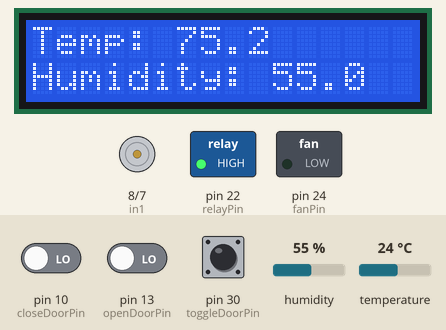
This sketch was run on a simulated Arduino Mega 2560, built with avr-gcc and run on an emulated ATmega2560. Parts: 16×2 character LCD, motor-driver pin pairs drawn as motors (green arrow = first pin HIGH = forward, orange = second pin HIGH = backward, longer = more drive, scaled by the enable pin), switched loads named in the sketch (green lamp = pin HIGH). Inputs (shaded band) come from the test bench; at power-on: humidity 55 %, temperature 24 °C, pin 30 (toggleDoorPin) LOW, pin 10 (closeDoorPin) LOW, pin 13 (openDoorPin) LOW. What the sketch prints to the serial monitor is not drawn.

Above: at 1.2 s.
1.3 s: humidity set to 41 %
At 2.3 s:
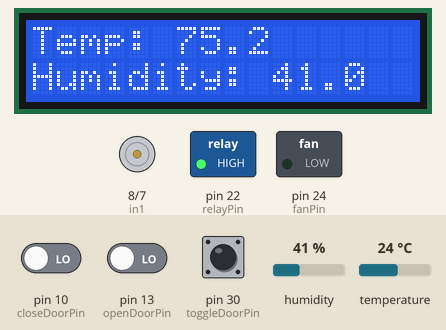
2.8 s: humidity set to 38 %
At 3.4 s:
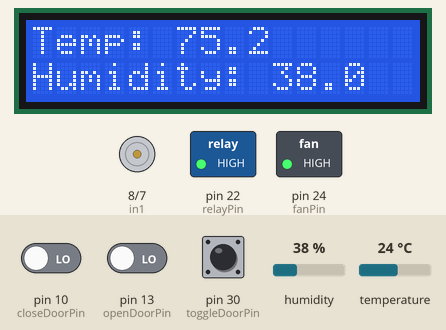
4.3 s: temperature set to 20 °C
At 5.5 s:
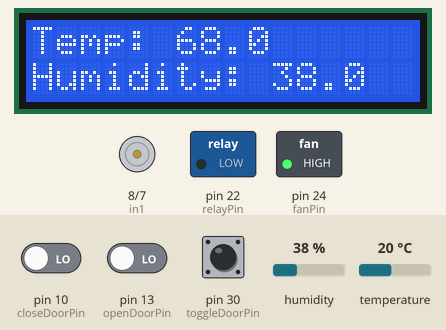
5.8 s: humidity set to 40 %
At 6.7 s:
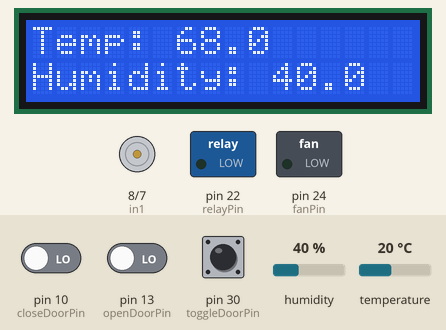
7.3 s: pin 30 (toggleDoorPin) pulsed HIGH 2 times (0.12 s each, 0.3 s apart)
At 9.0 s:
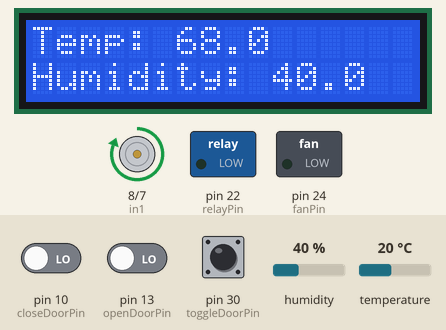
9.4 s: temperature set to 28 °C
At 10.8 s:
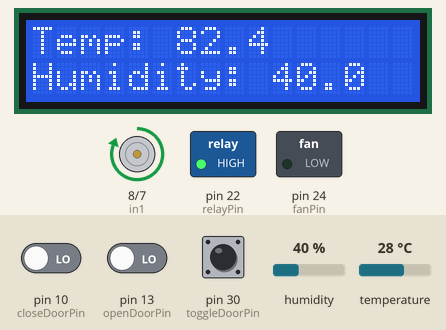
Timing chart, 0 to 11.9 s (numbered marks = the images above; inputs shaded):
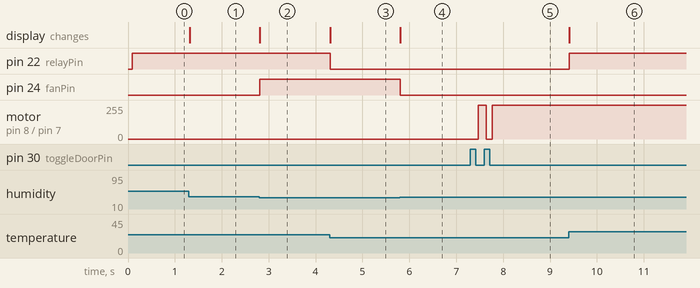

The sketch:

chicken_coop.ino
```cpp
#include <dht.h>
#include <TimeLib.h>
#include <LiquidCrystal.h>

// Init the LCD
LiquidCrystal lcd(12, 11, 5, 4, 3, 2);

// For TimeSerial
#define TIME_HEADER  "T"   // Header tag for serial time sync message
#define TIME_REQUEST  7    // ASCII bell character requests a time sync message

// For button sensors when reading door open/close
int openDoorPin = 13;
int closeDoorPin = 10;
int toggleDoorPin = 30; //30
bool doorOpen = true;

// Open door values
int openDoorStateVal;
int openDoorStateVal_2;
int openDoorState;

// Close door values
int closeDoorStateVal;
int closeDoorStateVal_2;
int closeDoorState;

// Toggle button door values
int toggleDoorStateVal;
int toggleDoorStateVal_2;
int toggleDoorState;
bool toggleSwitch = false;

// Debounce values
unsigned long lastDebounceTime = 0;
unsigned long debounceDelay(100);


// Motor inputs
int enA = 9;
int in1 = 8;
int in2 = 7;

unsigned long time_now = 0;
int period = 10000;

// Reads to turn on heat lamp
int relayPin = 22;

// Temperature & fan variables
dht DHT;
int maxTemp = 70;
float temp;
float humidity;
int fanPin = 24;
#define DHT11_PIN 26

// Month nested array with sunrise/sunset times
// No leading zeroes allowed
// Military time <12AM = 0>
int sunriseData[12][2] = {
  {810, 1845},  //Jan
  {734, 1935},  //Feb
  {644, 2015},  //Mar
  {558, 2040},  //Apr
  {530, 2110},  //May
  {530, 2115},  //Jun
  {530, 2100},  //Jul
  {556, 2045},  //Aug
  {627, 2020},  //Sep
  {656, 1910},  //Oct
  {730, 1755},  //Nov
  {85, 1815}    //Dec
};

int month_;
int hour_;
int minute_;
int sunrise;
int sunset;

void setup() {
  Serial.begin(9600);

  // Set all motor control pins to outputs
  pinMode(enA, OUTPUT);
  pinMode(in1, OUTPUT);
  pinMode(in2, OUTPUT);

  // Set Relay output
  pinMode(relayPin, OUTPUT);
  pinMode(fanPin, OUTPUT);

  // Set motor speed
  setMotorSpeed(255);

  // Init the time library to await EPOCH INPUT
  setUpTimeLibrary();

  // Init the lcd
  lcd.begin(16, 2);

  // Init the close/open door button sensors
  pinMode(openDoorPin, INPUT);
  pinMode(closeDoorPin, INPUT);
  pinMode(toggleDoorPin, INPUT);
}

// Write to the LCD
void writeToLCD(int column, int row, String sensor, String value){
  lcd.setCursor(column, row);
  lcd.print(sensor);
  lcd.print(value);
}


// Set up time library
void setUpTimeLibrary (){
  setSyncProvider( requestSync);  //set function to call when sync required
  Serial.println("Input the current time as T??????????");
}

// Realtime clockcounter
void timeClock(){
  if (Serial.available()) {
    processSyncMessage();
  }
  if (timeStatus()!= timeNotSet) {
    getTime();
  }
}

void getTime() {
  // digital clock display of the time
//  Serial.print(hour());
//  Serial.print(":");
//  Serial.print(minute());
//  Serial.print(":");
//  Serial.print(second());
//  Serial.print(" ");
//  Serial.print(month());
//  Serial.print(" ");
//  Serial.print(day());
//  Serial.print(" ");
//  Serial.print(year());
//  Serial.println();

  month_ = month() - 1;
  hour_ = hour();
  minute_ = minute();

  // Save sunset/sunrise times for the month
  sunrise = checkSunriseTime();
  sunset = checkSunsetTime();

  handleDoor(); // Check to open/close door
}

// When the time reaches sunrise or sunset - open/close the door
void handleDoor() {
  // Concat the current hour and minute
  char hour_string[50];
  sprintf(hour_string, "%d", hour_);
  char minute_string[50];
  sprintf(minute_string, "%d", minute_);
  strcat(hour_string, minute_string);

  // Convert hour_string back to int
  int current_time = atoi(hour_string);

  // Open and close door at sunset/sunrise
  // #TODO take out the toggle switch condition
  if(current_time == sunrise && !doorOpen && !toggleSwitch) {
    openDoor();
  }
  else if(current_time == sunset && doorOpen && !toggleSwitch) {
    closeDoor();
  }
}

// Handle the door toggle switch
void handleDoorToggle() {
  if(toggleDoorState != toggleSwitch) { // If the button is pressed and the door is not currently opening
    if(toggleDoorState == 1) {  // Button is pressed
      //Serial.println("Outside button pressed");
      toggleSwitch = true;
    }
  }

  // Open door by outside toggle switch <1 complete press>
  if(toggleSwitch && toggleDoorState == 0) {
    if(doorOpen) {
      closeDoor();
    }
    else {
      openDoor();
    }
   // Serial.println("Toggle engage");
 }
  // If user started toggle switch & is holding the switch, stop the motor
  else if(toggleSwitch && toggleDoorState == 1) {
    //Serial.println("Outside button is held - pausing motor");
    stopMotor();
  }
}


// Recieves the user inputted current time and sets it within internal clock
void processSyncMessage() {
  unsigned long pctime;
  const unsigned long DEFAULT_TIME = 1357041600; // Jan 1 2013

  if(Serial.find(TIME_HEADER)) {
     pctime = Serial.parseInt();
     long int converted_time = convertTimestamp(pctime);
     if(converted_time >= DEFAULT_TIME) {  // Check the integer is a valid time (greater than Jan 1 2013)
       setTime(converted_time); // Sync Arduino clock to the time received on the serial port
       Serial.print(hour());
       Serial.print(":");
       Serial.print(minute());
       Serial.print(":");
       Serial.print(second());
       Serial.print(" ");
       Serial.print(month());
       Serial.print(" ");
       Serial.print(day());
       Serial.print(" ");
       Serial.print(year());
       Serial.println();
     }
  }
}
time_t requestSync() {
  Serial.write(TIME_REQUEST);
  return 0; // the time will be sent later in response to serial mesg
}

// @return today's sunrise time
int checkSunriseTime() {
  return sunriseData[month_][0];
}

// @return today's sunset time
int checkSunsetTime() {
  return sunriseData[month_][1];
}

// Stops the motor
void stopMotor(){
  digitalWrite(in1, LOW);
  digitalWrite(in2, LOW);
}

// @param speed , 0-255
void setMotorSpeed(int speed) {
  analogWrite(enA, speed);
}

// Close the door
void closeDoor() {
    // Turn on the motor
    digitalWrite(in1, HIGH);
    digitalWrite(in2, LOW);
    Serial.println("Closing Door");
    if(closeDoorState == 1) {
      stopMotor();
      toggleSwitch = false;
      doorOpen = false;
      Serial.println("DOOR HAS CLOSED - STOPPING MOTOR");
    }
}

// Open the door
void openDoor() {
    digitalWrite(in1, LOW);
    digitalWrite(in2, HIGH);
    Serial.println("Opening Door");
    if(openDoorState == 1) {
      stopMotor();
      toggleSwitch = false;
      doorOpen = true;
      Serial.println("DOOR HAS OPENED - STOPPING MOTOR");
    }
}

// Close the door
void testCloseDoor() {
    // Turn on the motor
    digitalWrite(in1, HIGH);
    digitalWrite(in2, LOW);
    Serial.println("Closing Door");
    if(closeDoorState == 1) {
      stopMotor();
      doorOpen = false;
      Serial.println("DOOR HAS CLOSED - STOPPING MOTOR");
      delay(3000);
    }
}

// Open the door
void testOpenDoor() {
    digitalWrite(in1, LOW);
    digitalWrite(in2, HIGH);
    Serial.println("Opening Door");
    if(openDoorState == 1) {
      stopMotor();
      doorOpen = true;
      Serial.println("DOOR HAS OPENED - STOPPING MOTOR");
      delay(3000);
    }
}

void testDoor() {
  if(!doorOpen) {
    testOpenDoor();
  }
  else {
    testCloseDoor();
  }
}

void debounceOpenDoorState(){
  openDoorStateVal = digitalRead(openDoorPin);

  if ((unsigned long)(millis() - lastDebounceTime) > debounceDelay) {
    openDoorStateVal_2 = digitalRead(openDoorPin);

    if(openDoorStateVal == openDoorStateVal_2) {
      if(openDoorStateVal != openDoorState) {
        openDoorState = openDoorStateVal;
      }
      //Serial.println(openDoorState);
    }
  }
}

void debounceCloseDoorState(){
  closeDoorStateVal = digitalRead(closeDoorPin);

  if ((unsigned long)(millis() - lastDebounceTime) > debounceDelay) {
    closeDoorStateVal_2 = digitalRead(closeDoorPin);

    if(closeDoorStateVal == closeDoorStateVal_2) {
      if(closeDoorStateVal != closeDoorState) {
        closeDoorState = closeDoorStateVal;
      }
      //Serial.println(closeDoorState);
    }
  }
}


void debounceToggleDoorState(){
  toggleDoorStateVal = digitalRead(toggleDoorPin);

  if ((unsigned long)(millis() - lastDebounceTime) > debounceDelay) {
    toggleDoorStateVal_2 = digitalRead(toggleDoorPin);

    if(toggleDoorStateVal == toggleDoorStateVal_2) {
      if(toggleDoorStateVal != toggleDoorState) {
        toggleDoorState = toggleDoorStateVal;
      }
      //Serial.print("Outside Door Button Status: ");
      //Serial.println(toggleDoorState);
    }
  }
}

void readTempHumid() {
  int chk = DHT.read11(DHT11_PIN);
  temp = (DHT.temperature * 9/5) + 32;
//  Serial.print("Temperature = ");
//  Serial.println(temp);
  humidity = DHT.humidity;
//  Serial.print("Humidity = ");
//  Serial.print(DHT.humidity);
//  Serial.println("%");
  //delay(1000);
}

// Toggle light using temperature
void toggleLight() {
  if(temp <= maxTemp) {
    //Serial.println("Light on");
    digitalWrite(relayPin, LOW);
  }
  else {
    //Serial.println("Light off");
    digitalWrite(relayPin, HIGH);
  }
}

// Toggle the fan based on temp/humidity
void toggleFan(){
  if(humidity >= 40 && temp < 80) {
     //Serial.println("Fan on");
     digitalWrite(fanPin, LOW);
  }
  else if(temp >= 80 && humidity <= 40) {
     //Serial.println("Fan on");
     digitalWrite(fanPin, LOW);
  }
  else if(temp >= 80 || humidity >= 40){
     //Serial.println("Fan on");
     digitalWrite(fanPin, LOW);
  }
  else if(temp < 80 && humidity < 40){  // Turn fan off
    //Serial.println("Fan off");
    digitalWrite(fanPin, HIGH);
  }
}

// Convert GMT to our timezone and add T and leading zero
long int convertTimestamp(long int GMT_time){
  long int converted_time = GMT_time - 14400;
  int digitCount = floor(log10(abs(converted_time))) + 1;

  if(digitCount < 10) {
    converted_time *= pow(10, digitCount);
  }
  Serial.print("Newly converted local time: ");
  Serial.println(converted_time);
  return converted_time;
}

// USed to convert temp & humidity values to string for LCD
String dhtFloatToStr(float value) {
  char tempStr[16];
  dtostrf(value, 1, 1, tempStr);
  return (String) tempStr;
}

void loop() {
  debounceCloseDoorState();
  debounceOpenDoorState();
  debounceToggleDoorState();

  readTempHumid();
  toggleLight();
  toggleFan();
  timeClock();

  writeToLCD(0,0,"Temp: ", dhtFloatToStr(temp));
  writeToLCD(0,1,"Humidity: ", dhtFloatToStr(humidity));
  handleDoorToggle();
}
```

Measured:
- the behaviour switches between 40 and 39 % on humidity (found by bisection; images 1 and 2)
- the behaviour switches between 22 and 21 °C on temperature (found by bisection; images 2 and 3)
- after the input at 1.3 s, the display: changes at once (image 1)
- after the input at 2.8 s, pin 24 (fanPin): LOW → HIGH at once; the display: changes at once (image 2)
- after the input at 4.3 s, pin 22 (relayPin): HIGH → LOW at once; the display: changes at once (image 3)
- after the input at 5.8 s, pin 24 (fanPin): HIGH → LOW at once; the display: changes at once (image 4)
- after the input at 7.3 s, motor on pin 8 (in1) / pin 7 (in2): stopped → forward 255/255 after 0.17 s, → stopped 0.16 s later, → forward 255/255 0.14 s later
- after the input at 9.4 s, pin 22 (relayPin): LOW → HIGH at once; the display: changes at once (image 6)
